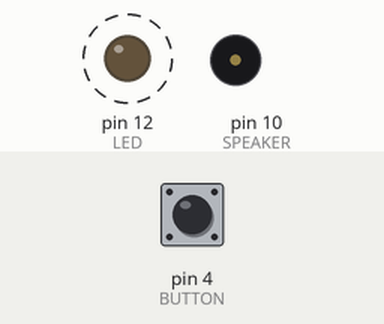
This sketch was run on a simulated Arduino Uno, built with avr-gcc and run on an emulated ATmega328P. Shown: output pins drawn as LEDs (lit = HIGH), buzzer (waves = sounding, pin HIGH). Dashed ring = blinking. The test bench sets the inputs (shaded band); at power-on: pin 4 (BUTTON) LOW.

Above: at 2.8 s.
2.9 s: pin 4 (BUTTON) pulled HIGH for 3.2 s
At 6.6 s:
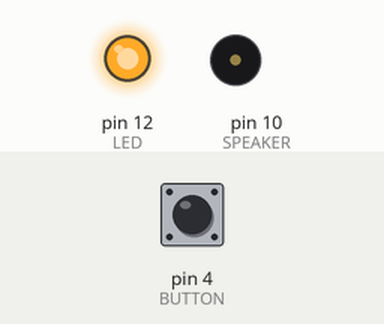
At 7.1 s:
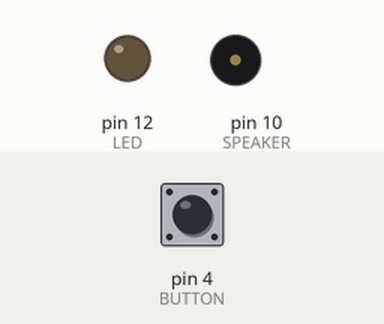
Timing chart, 0 to 13.6 s (numbered marks = the images above; inputs shaded):
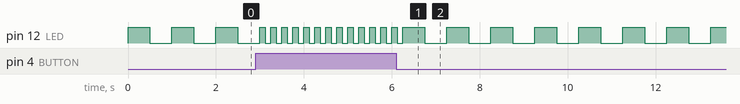

The sketch:

Lesson3_Blink.ino
```cpp
#include "pitches.h"

#define BUTTON 4
#define LED 12
#define SPEAKER 10

void setup()
{
  pinMode(BUTTON, INPUT);
  pinMode(LED, OUTPUT);
  pinMode(SPEAKER, OUTPUT);

  Serial.begin(9600);
}

void loop()
{
  //SimpleLightSwitch();
  //ButtonTone();
  ButtonBlink(125, 500);
}

void SimpleLightSwitch()
{
  if(digitalRead(BUTTON) == HIGH)
  {
    //Serial.println("Light ON");
    digitalWrite(LED, HIGH);
  }
  else
  {
    //Serial.println("Light OFF");
    digitalWrite(LED, LOW);
  }
}

void ButtonTone()
{
  if(digitalRead(BUTTON) == HIGH)
  {
    tone(SPEAKER, NOTE_D3);
  }
  else
  {
    noTone(SPEAKER);
  }
}

void ButtonBlink(int fast, int slow)
{
  if(digitalRead(BUTTON) == HIGH)
  {
    Blink(fast);
  }
  else
  {
    Blink(slow);
  }
}

void Blink(int speed)
{
  digitalWrite(LED, HIGH);
  delay(speed);
  digitalWrite(LED, LOW);
  delay(speed);
}
```

pitches.h
```cpp
/*************************************************
 * Public Constants
 *************************************************/

#define NOTE_B0  31
#define NOTE_C1  33
#define NOTE_CS1 35
#define NOTE_D1  37
#define NOTE_DS1 39
#define NOTE_E1  41
#define NOTE_F1  44
#define NOTE_FS1 46
#define NOTE_G1  49
#define NOTE_GS1 52
#define NOTE_A1  55
#define NOTE_AS1 58
#define NOTE_B1  62
#define NOTE_C2  65
#define NOTE_CS2 69
#define NOTE_D2  73
#define NOTE_DS2 78
#define NOTE_E2  82
#define NOTE_F2  87
#define NOTE_FS2 93
#define NOTE_G2  98
#define NOTE_GS2 104
#define NOTE_A2  110
#define NOTE_AS2 117
#define NOTE_B2  123
#define NOTE_C3  131
#define NOTE_CS3 139
#define NOTE_D3  147
#define NOTE_DS3 156
#define NOTE_E3  165
#define NOTE_F3  175
#define NOTE_FS3 185
#define NOTE_G3  196
#define NOTE_GS3 208
#define NOTE_A3  220
#define NOTE_AS3 233
#define NOTE_B3  247
#define NOTE_C4  262
#define NOTE_CS4 277
#define NOTE_D4  294
#define NOTE_DS4 311
#define NOTE_E4  330
#define NOTE_F4  349
#define NOTE_FS4 370
#define NOTE_G4  392
#define NOTE_GS4 415
#define NOTE_A4  440
#define NOTE_AS4 466
#define NOTE_B4  494
#define NOTE_C5  523
#define NOTE_CS5 554
#define NOTE_D5  587
#define NOTE_DS5 622
#define NOTE_E5  659
#define NOTE_F5  698
#define NOTE_FS5 740
#define NOTE_G5  784
#define NOTE_GS5 831
#define NOTE_A5  880
#define NOTE_AS5 932
#define NOTE_B5  988
#define NOTE_C6  1047
#define NOTE_CS6 1109
#define NOTE_D6  1175
#define NOTE_DS6 1245
#define NOTE_E6  1319
#define NOTE_F6  1397
#define NOTE_FS6 1480
#define NOTE_G6  1568
#define NOTE_GS6 1661
#define NOTE_A6  1760
#define NOTE_AS6 1865
#define NOTE_B6  1976
#define NOTE_C7  2093
#define NOTE_CS7 2217
#define NOTE_D7  2349
#define NOTE_DS7 2489
#define NOTE_E7  2637
#define NOTE_F7  2794
#define NOTE_FS7 2960
#define NOTE_G7  3136
#define NOTE_GS7 3322
#define NOTE_A7  3520
#define NOTE_AS7 3729
#define NOTE_B7  3951
#define NOTE_C8  4186
#define NOTE_CS8 4435
#define NOTE_D8  4699
#define NOTE_DS8 4978
```
